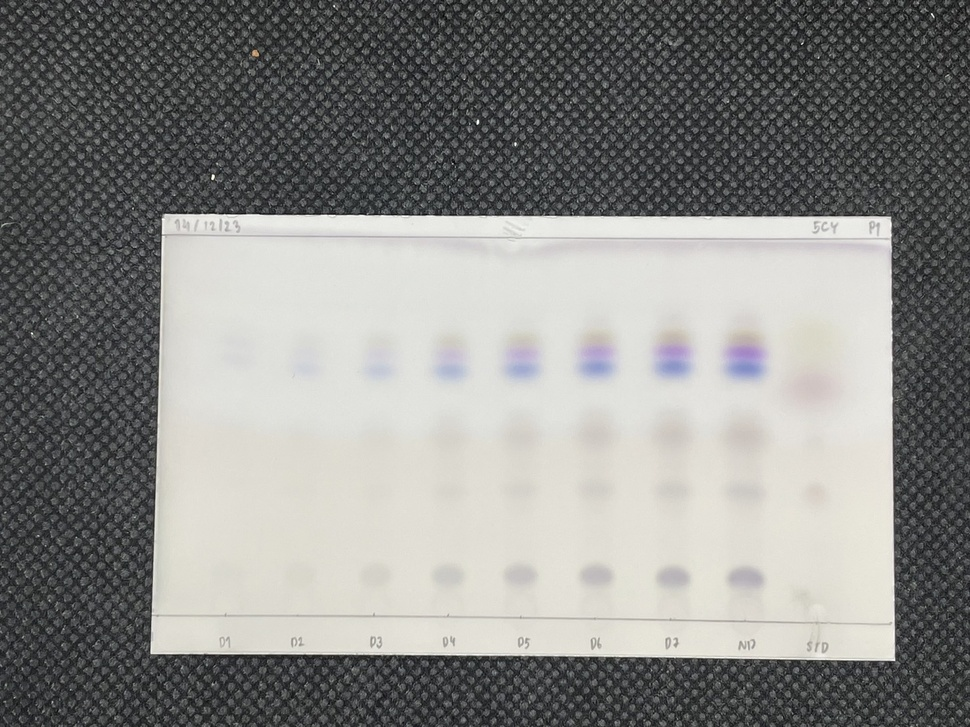
#> input picture input/ingredients/5CY-P1_Vanillin-Original.jpg, 970 x 727 px, shrunk from 1479 x 1109 before the run; its folder holds only this picture in this run
$ python -i segment_substance_spot.py   (imports and definitions only)
#> lines starting #> are read from the running program, lines starting #| are printed output that depends on the picture; after the words box and inside, x2 and y2 are one past the last pixel; in counts of white or black regions, pixels touching at a corner belong together
#> further down, picture is the input picture: shape (727, 970, 3); mean B, G, R 134.2, 136.7, 136.7
import cv2
import numpy as np
from typing import Tuple

# Constants
STD_DEVIATION_MULTIPLIER = 2.0
KERNEL_SIZE = (7, 7)
OPEN_ITERATIONS = 2
CLOSE_ITERATIONS = 1

def segment_substance_spot(image: np.ndarray) -> np.ndarray:
    """
    Segment substance spots in an image.

    Args:
        image: Input BGR image

    Returns:
        Tuple containing (mask, masked_image)
    """
    mask = create_foreground_mask(image)
    masked_image = cv2.bitwise_and(image, image, mask=mask)
    return masked_image

def create_foreground_mask(image: np.ndarray, tiles: int = 1) -> np.ndarray:
    """
    Create a foreground mask by optionally splitting the image into an
    NxN grid of tiles and processing each tile separately.

    Args:
        image: Input BGR image
        tiles: 1 for a global mask, 2 for 2x2 tiling, etc.

    Returns:
        Foreground mask (uint8)
    """
    # If tiles == 1, process the entire image globally
    if tiles == 1:
        return _create_mask_for_patch(image)

    # Otherwise, split into an NxN grid and process each tile
    h, w = image.shape[:2]
    tile_h, tile_w = h // tiles, w // tiles

    final_mask = np.zeros((h, w), dtype=np.uint8)

    for row in range(tiles):
        for col in range(tiles):
            y_start = row * tile_h
            y_end = (row + 1) * tile_h if row < tiles - 1 else h
            x_start = col * tile_w
            x_end = (col + 1) * tile_w if col < tiles - 1 else w

            tile = image[y_start:y_end, x_start:x_end]
            tile_mask = _create_mask_for_patch(tile)
            final_mask[y_start:y_end, x_start:x_end] = tile_mask

    return final_mask

def _create_mask_for_patch(patch: np.ndarray) -> np.ndarray:
    """
    Create a foreground mask for one patch of the image using Lab color space analysis.

    This function converts the image to Lab color space and identifies foreground pixels
    by finding colors that deviate significantly from the median values in a and b channels.

    Args:
        patch: Input BGR image patch

    Returns:
        Foreground mask (uint8)
    """
    # Convert to Lab color space
    lab = cv2.cvtColor(patch, cv2.COLOR_BGR2Lab)
#> lab: shape (727, 970, 3); mean of channels 0, 1, 2 140.9, 127.5, 129.2

    # Calculate statistics for a and b channels
    a_channel = lab[:, :, 1]
    b_channel = lab[:, :, 2]
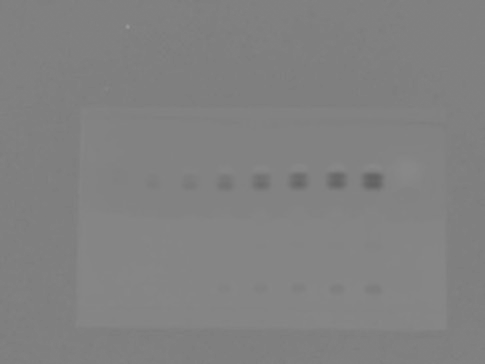
#> b_channel: shape (727, 970) (shown at 1/2 size); min 98, max 154, mean 129.2

    med_a, std_a = np.median(a_channel), np.std(a_channel)
#> med_a = 127; std_a = 1.1
    med_b, std_b = np.median(b_channel), np.std(b_channel)
#> med_b = 129; std_b = 2.88

    # Calculate thresholds
    a_thresholds = (
        med_a - STD_DEVIATION_MULTIPLIER * std_a,
        med_a + STD_DEVIATION_MULTIPLIER * std_a
    )
#> a_thresholds = (124.8, 129.2)
    b_thresholds = (
        med_b - STD_DEVIATION_MULTIPLIER * std_b,
        med_b + STD_DEVIATION_MULTIPLIER * std_b
    )
#> b_thresholds = (123.2, 134.8)

    # Create masks for each channel
    bg_mask_a = cv2.inRange(a_channel, *a_thresholds)
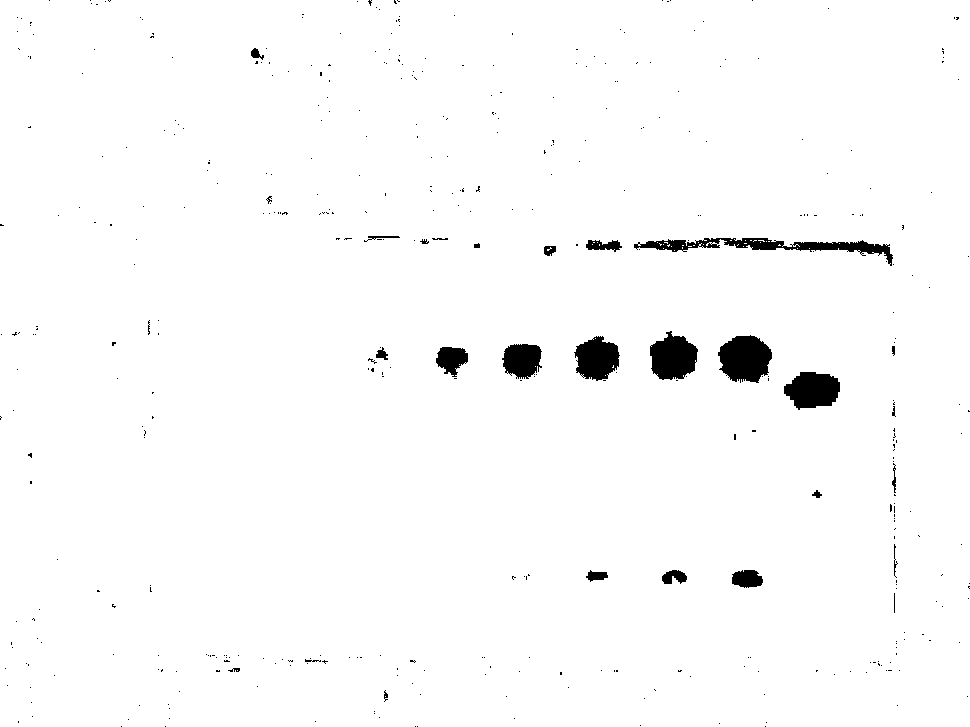
#> bg_mask_a: shape (727, 970); 98.1% white; 438 black regions (409 under 20 px), largest, box (x1, y1, x2, y2) and area: (634, 238, 893, 266) 2018, (718, 335, 772, 383) 1921, (650, 331, 698, 380) 1671
    bg_mask_b = cv2.inRange(b_channel, *b_thresholds)
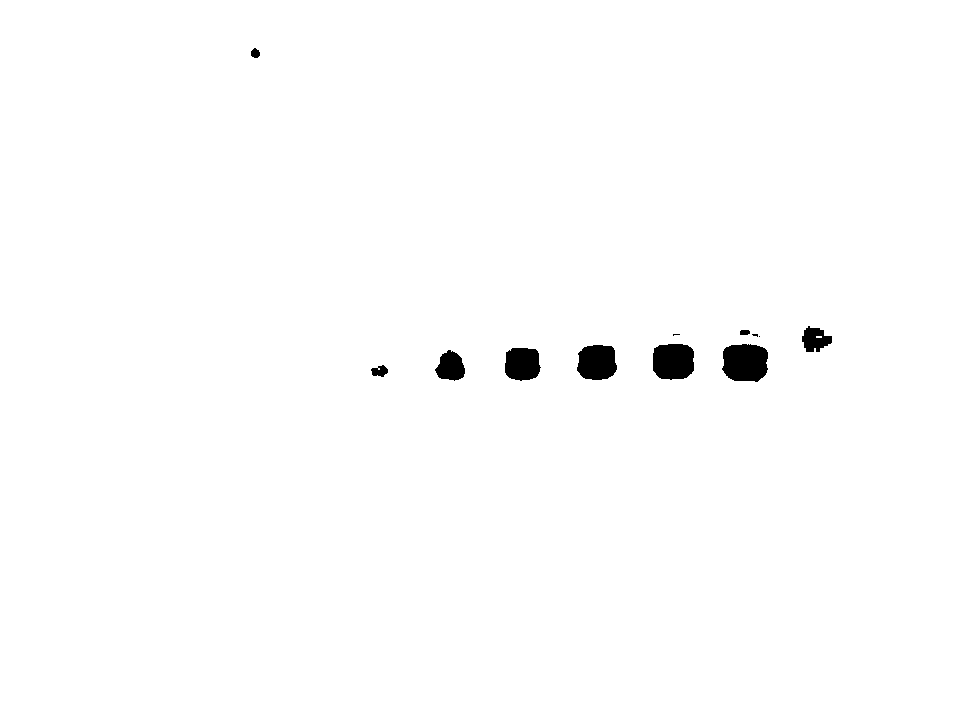
#> bg_mask_b: shape (727, 970); 99.1% white; 12 black regions (3 under 20 px), largest, box (x1, y1, x2, y2) and area: (722, 344, 768, 382) 1472, (653, 344, 694, 380) 1301, (577, 345, 617, 380) 1168

    # Invert to get foreground masks
    fg_mask_a = cv2.bitwise_not(bg_mask_a)
    fg_mask_b = cv2.bitwise_not(bg_mask_b)

    # Apply morphological operations
    kernel = cv2.getStructuringElement(cv2.MORPH_ELLIPSE, KERNEL_SIZE)

    for mask in [fg_mask_a, fg_mask_b]:
        cv2.morphologyEx(mask, cv2.MORPH_OPEN, kernel,
                        dst=mask, iterations=OPEN_ITERATIONS)
        cv2.morphologyEx(mask, cv2.MORPH_CLOSE, kernel,
                        dst=mask, iterations=CLOSE_ITERATIONS)
#> this loop made 2 passes

    # Combine masks
    fg_mask_combined = cv2.bitwise_or(fg_mask_a, fg_mask_b)
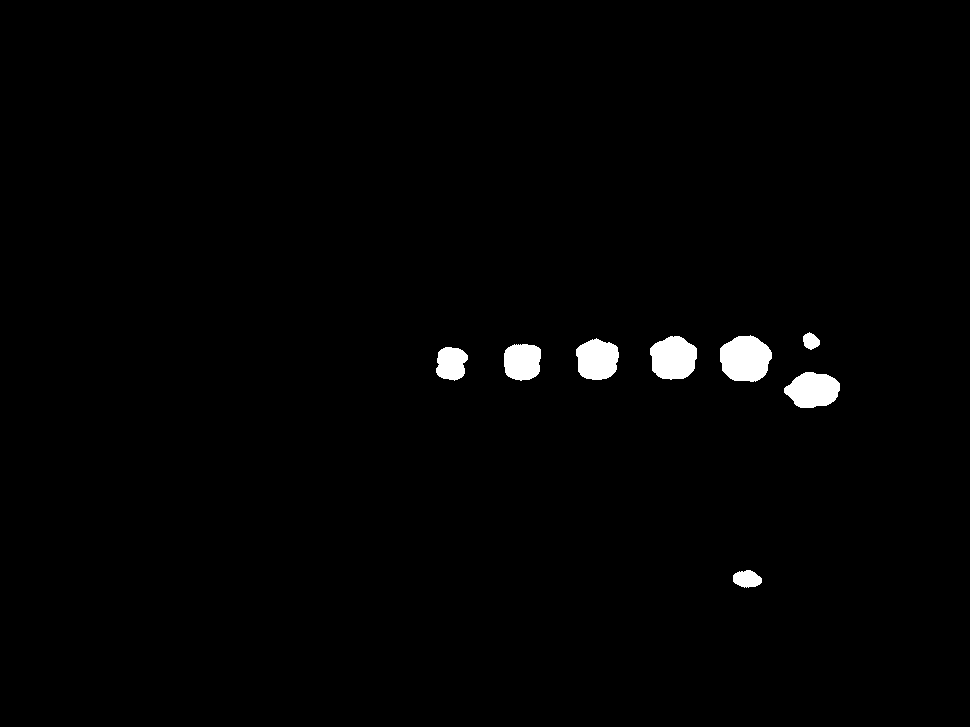
#> fg_mask_combined: shape (727, 970); 1.3% white; 8 white regions, largest, box (x1, y1, x2, y2) and area: (720, 335, 772, 382) 1895, (650, 336, 697, 380) 1629, (784, 372, 840, 408) 1497
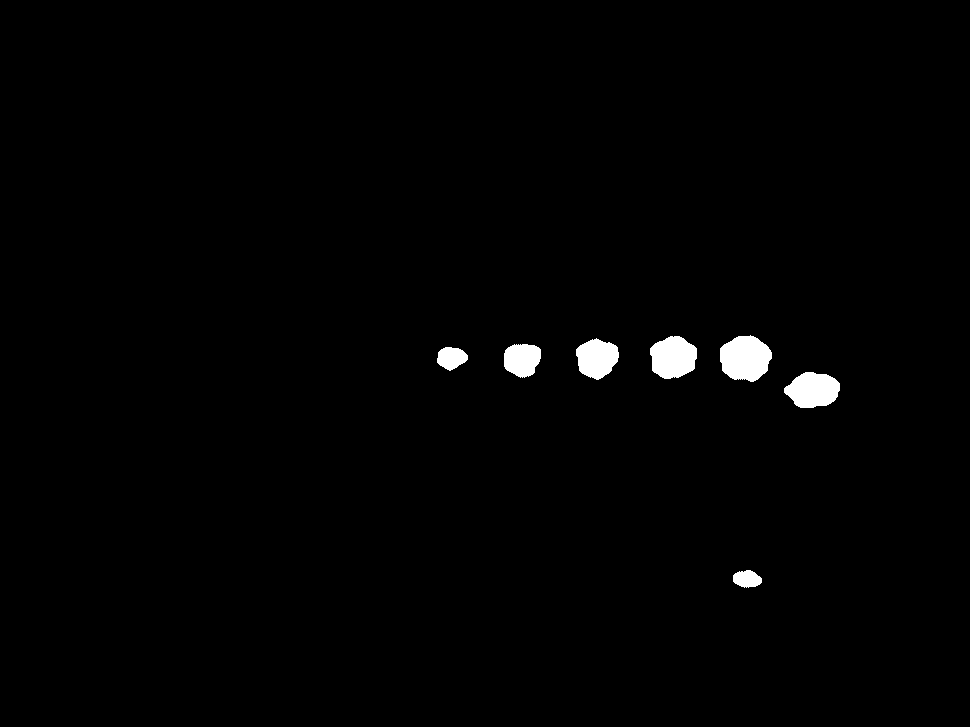
#> fg_mask_a: shape (727, 970); 1.2% white; 7 white regions, largest, box (x1, y1, x2, y2) and area: (720, 335, 772, 382) 1847, (650, 336, 697, 379) 1567, (784, 372, 840, 408) 1497
    return fg_mask_combined

>>> import cv2
>>> picture = cv2.imread('../../input/ingredients/5CY-P1_Vanillin-Original.jpg')
>>> result = segment_substance_spot(picture)

$ run again, on input/ingredients/5CY-P2_Vanillin-Original.jpg
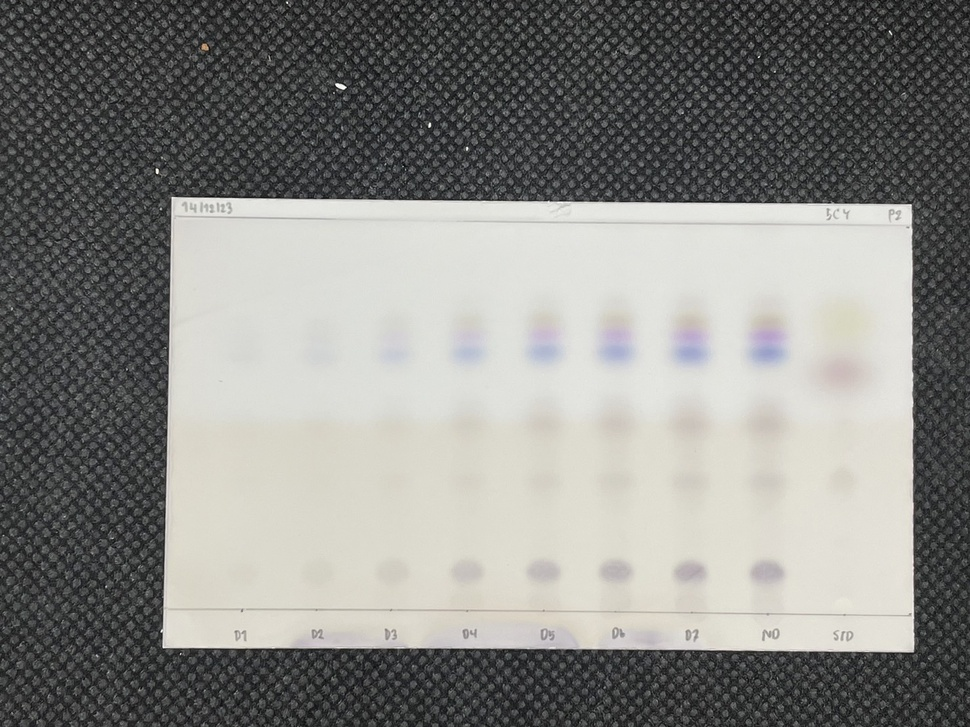
#> input picture input/ingredients/5CY-P2_Vanillin-Original.jpg, 970 x 727 px, shrunk from 1479 x 1109 before the run
#> picture is the input picture: shape (727, 970, 3); mean B, G, R 131.8, 135.3, 135.4
#> lab: shape (727, 970, 3); mean of channels 0, 1, 2 139.2, 127.4, 129.7
#> med_a = 127; std_a = 0.925
#> med_b = 129; std_b = 2.84
#> a_thresholds = (125.2, 128.8)
#> b_thresholds = (123.3, 134.7)
#> in _create_mask_for_patch, `bg_mask_a = cv2.inRange(a_channel, *a_thresholds)`:
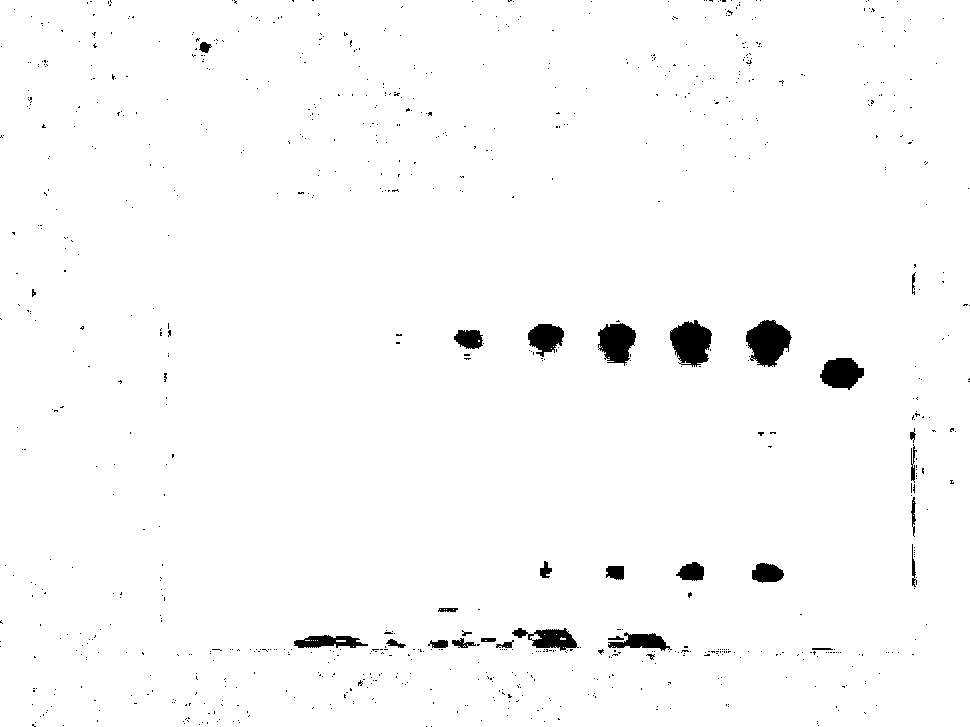
#> bg_mask_a: shape (727, 970); 98.2% white; 875 black regions (845 under 20 px), largest, box (x1, y1, x2, y2) and area: (746, 320, 792, 367) 1452, (670, 320, 712, 367) 1375, (598, 323, 636, 366) 1124
#> bg_mask_b: shape (727, 970); 98.9% white; 52 black regions (26 under 20 px), largest, box (x1, y1, x2, y2) and area: (824, 304, 868, 342) 1244, (749, 330, 787, 366) 1191, (674, 330, 709, 366) 1081
#> the loop in _create_mask_for_patch, `for mask in [fg_mask_a, fg_mask_b]:` made 2 passes
#> fg_mask_combined: shape (727, 970); 1.4% white; 12 white regions, largest, box (x1, y1, x2, y2) and area: (746, 320, 791, 366) 1531, (670, 322, 711, 366) 1409, (600, 323, 636, 364) 1182
#> in _create_mask_for_patch, `fg_mask_combined = cv2.bitwise_or(fg_mask_a, fg_mask_b)`:
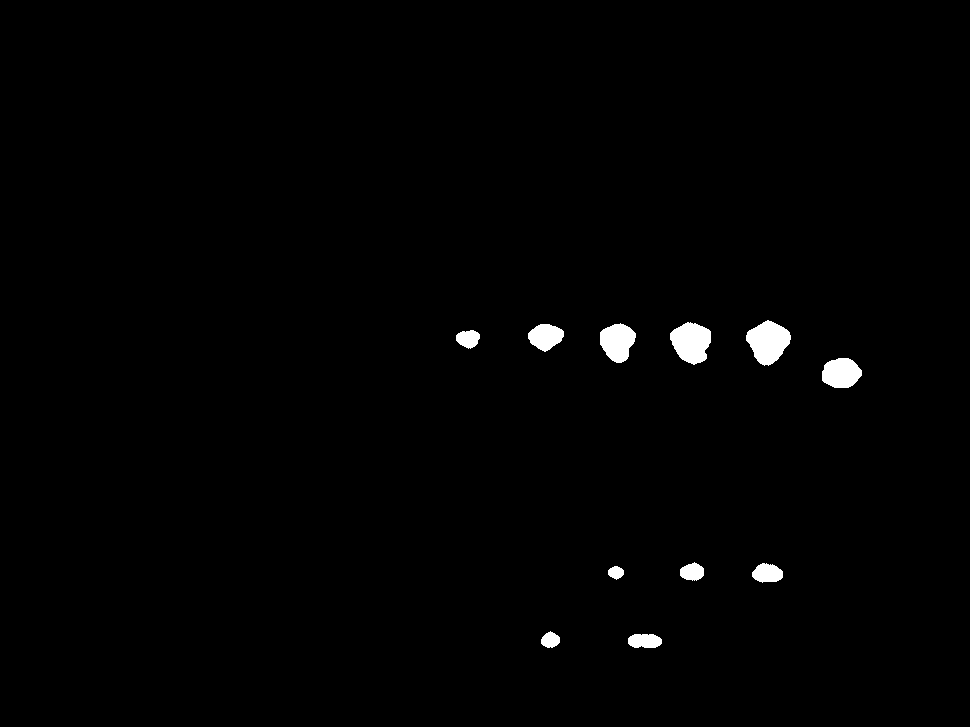
#> fg_mask_a: shape (727, 970); 1% white; 11 white regions, largest, box (x1, y1, x2, y2) and area: (746, 320, 791, 366) 1358, (670, 322, 711, 365) 1263, (600, 323, 636, 363) 1025

$ run again, on input/ingredients/LPY-P1_Vanillin-Original.jpg
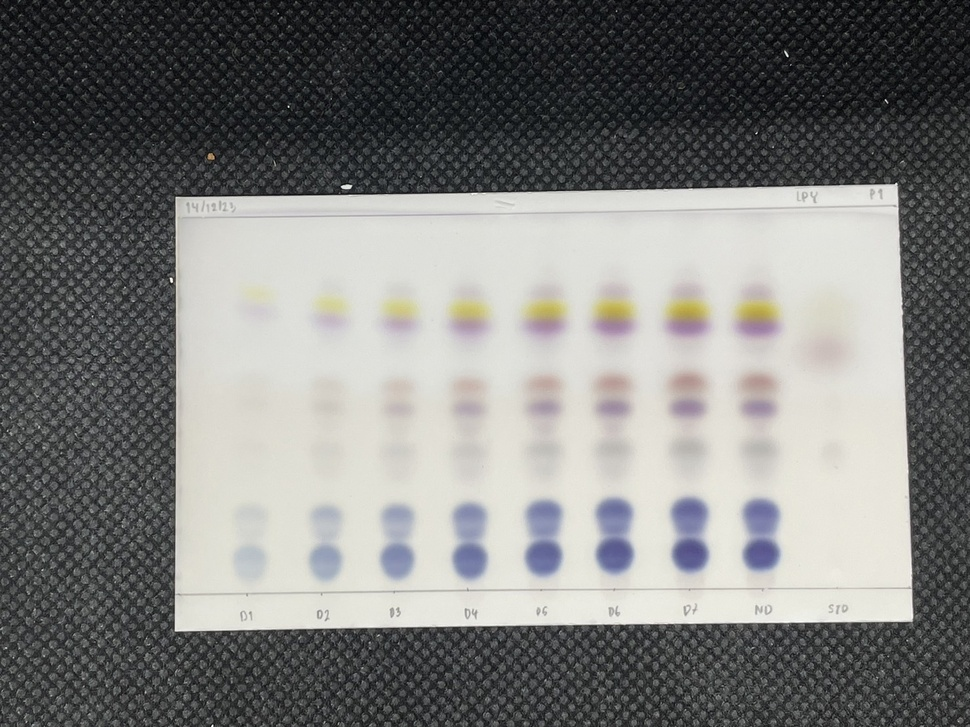
#> input picture input/ingredients/LPY-P1_Vanillin-Original.jpg, 970 x 727 px, shrunk from 1479 x 1109 before the run
#> picture is the input picture: shape (727, 970, 3); mean B, G, R 123.8, 125.6, 125.4
#> lab: shape (727, 970, 3); mean of channels 0, 1, 2 128.9, 127.6, 128.8
#> med_a = 127; std_a = 1.75
#> med_b = 128; std_b = 4.62
#> a_thresholds = (123.5, 130.5)
#> b_thresholds = (118.8, 137.2)
#> in _create_mask_for_patch, `bg_mask_a = cv2.inRange(a_channel, *a_thresholds)`:
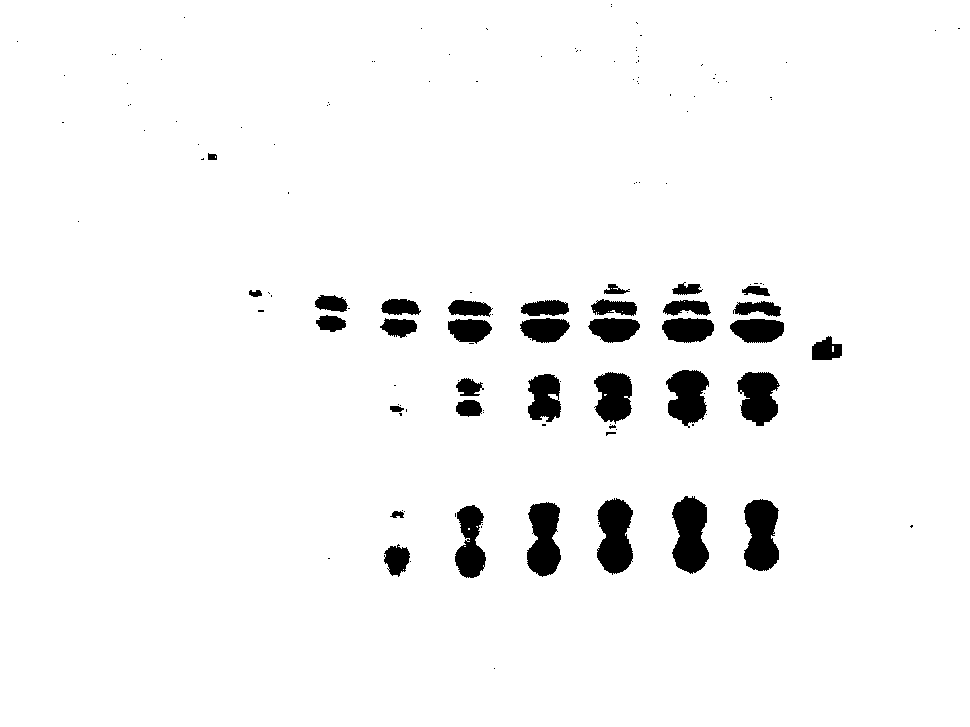
#> bg_mask_a: shape (727, 970); 96.1% white; 138 black regions (103 under 20 px), largest, box (x1, y1, x2, y2) and area: (672, 496, 709, 574) 2131, (597, 498, 633, 575) 2098, (744, 499, 779, 571) 1986
#> bg_mask_b: shape (727, 970); 97.2% white; 23 black regions, largest, box (x1, y1, x2, y2) and area: (597, 499, 634, 575) 2214, (672, 498, 709, 573) 2189, (526, 502, 562, 577) 2116
#> the loop in _create_mask_for_patch, `for mask in [fg_mask_a, fg_mask_b]:` made 2 passes
#> fg_mask_combined: shape (727, 970); 4.3% white; 22 white regions, largest, box (x1, y1, x2, y2) and area: (597, 499, 634, 575) 2209, (672, 497, 709, 573) 2187, (526, 502, 562, 577) 2108
#> in segment_substance_spot, `masked_image = cv2.bitwise_and(image, image, mask=mask)`:
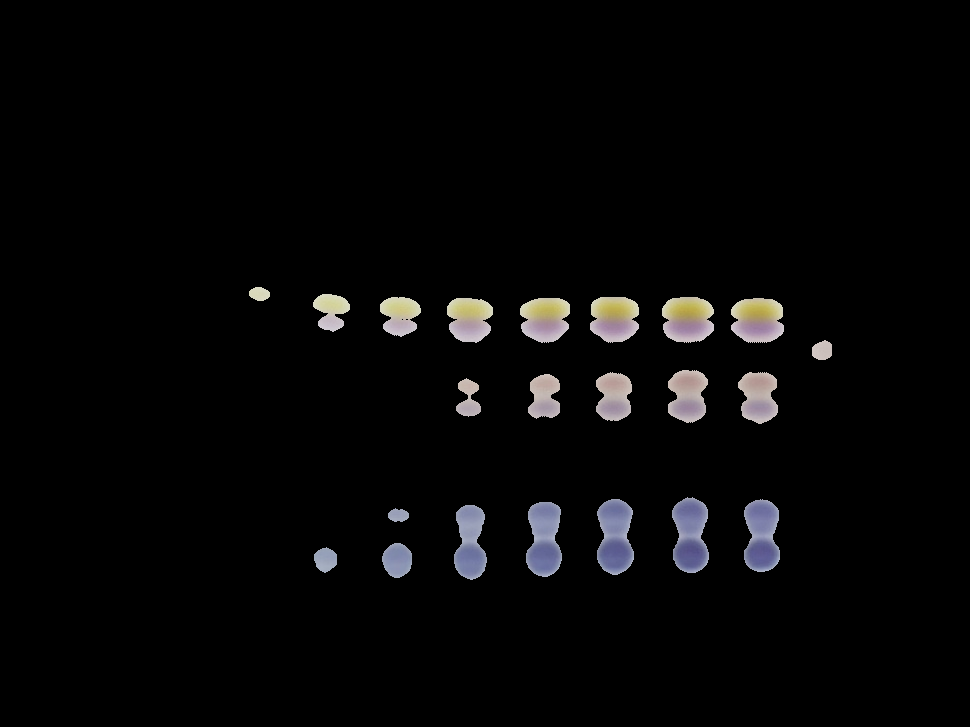
#> masked_image: shape (727, 970, 3); mean B, G, R 7.1, 6.9, 7.1
